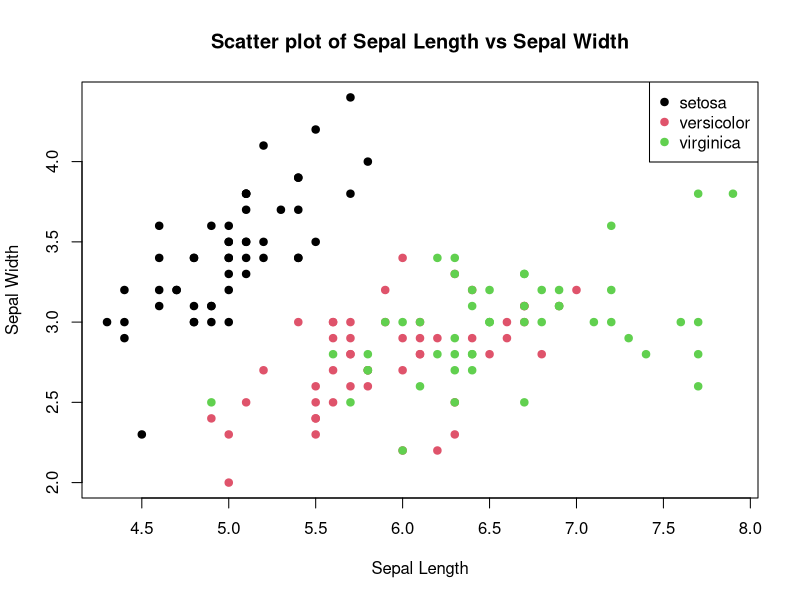

This figure's R source:
# Challenge 5-------------------------------------------------------------------
# Load the iris dataset
data(iris)

# Summary statistics for the iris dataset
summary(iris)

# Scatter plot of Sepal Length vs Sepal Width
plot(iris$Sepal.Length, iris$Sepal.Width,
     main = "Scatter plot of Sepal Length vs Sepal Width",
     xlab = "Sepal Length",
     ylab = "Sepal Width",
     col = iris$Species,  # Color points by species
     pch = 19)            # Use filled circles for points

# Add a legend to the plot
legend("topright", legend = levels(iris$Species), col = 1:3, pch = 19)
#-------------------------------------------------------------------------------